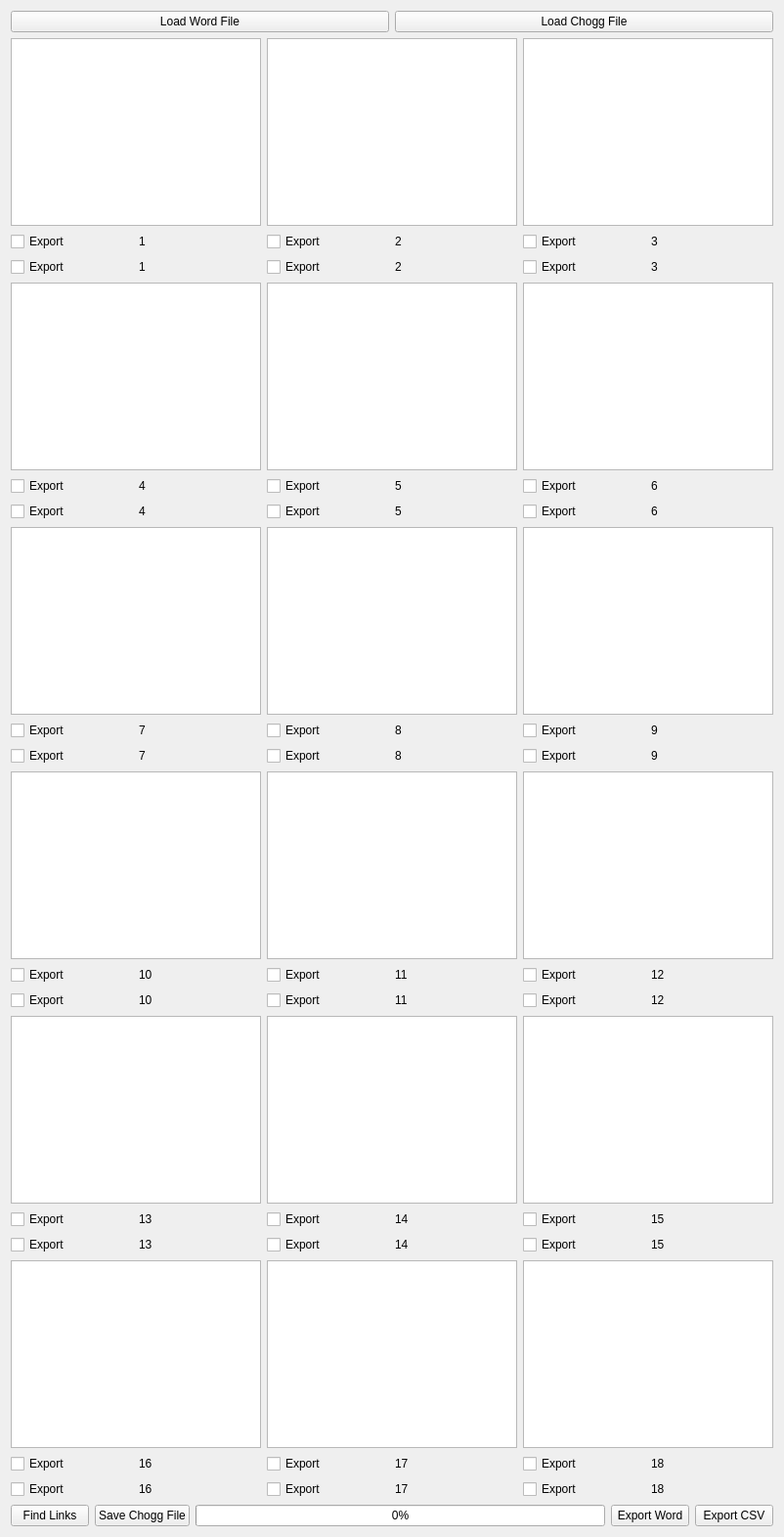
    <widget class="QWidget" name="tab_4">
     <attribute name="title">
      <string>Find Chogg Links</string>
     </attribute>
     <layout class="QGridLayout" name="gridLayout_20">
      <item row="0" column="0">
       <layout class="QVBoxLayout" name="verticalLayout">
        <item>
         <layout class="QHBoxLayout" name="horizontalLayout_2">
          <item>
           <widget class="QPushButton" name="loadWord">
            <property name="text">
             <string>Load Word File</string>
            </property>
           </widget>
          </item>
          <item>
           <widget class="QPushButton" name="loadChogg">
            <property name="text">
             <string>Load Chogg File</string>
            </property>
           </widget>
          </item>
         </layout>
        </item>
        <item>
         <layout class="QGridLayout" name="gridLayout_19">
          <item row="0" column="0">
           <layout class="QGridLayout" name="gridLayout">
            <item row="2" column="0">
             <widget class="QCheckBox" name="hypCheck1_1">
              <property name="text">
               <string>Export</string>
              </property>
             </widget>
            </item>
            <item row="1" column="0" colspan="2">
             <widget class="QTextEdit" name="question_1"/>
            </item>
            <item row="3" column="0">
             <widget class="QCheckBox" name="hypeCheck2_1">
              <property name="text">
               <string>Export</string>
              </property>
             </widget>
            </item>
            <item row="3" column="1">
             <widget class="QLabel" name="hyperlink2_1">
              <property name="text">
               <string>1</string>
              </property>
             </widget>
            </item>
            <item row="2" column="1">
             <widget class="QLabel" name="hyperlink1_1">
              <property name="text">
               <string>1</string>
              </property>
             </widget>
            </item>
           </layout>
          </item>
          <item row="0" column="1">
           <layout class="QGridLayout" name="gridLayout_2">
            <item row="0" column="0" colspan="2">
             <widget class="QTextEdit" name="question_2"/>
            </item>
            <item row="1" column="0">
             <widget class="QCheckBox" name="hypCheck1_2">
              <property name="text">
               <string>Export</string>
              </property>
             </widget>
            </item>
            <item row="1" column="1">
             <widget class="QLabel" name="hyperlink1_2">
              <property name="text">
               <string>2</string>
              </property>
             </widget>
            </item>
            <item row="2" column="0">
             <widget class="QCheckBox" name="hypeCheck2_2">
              <property name="text">
               <string>Export</string>
              </property>
             </widget>
            </item>
            <item row="2" column="1">
             <widget class="QLabel" name="hyperlink2_2">
              <property name="text">
               <string>2</string>
              </property>
             </widget>
            </item>
           </layout>
          </item>
          <item row="0" column="2">
           <layout class="QGridLayout" name="gridLayout_3">
            <item row="0" column="0" colspan="2">
             <widget class="QTextEdit" name="question_3"/>
            </item>
            <item row="1" column="0">
             <widget class="QCheckBox" name="hypCheck1_3">
              <property name="text">
               <string>Export</string>
              </property>
             </widget>
            </item>
            <item row="1" column="1">
             <widget class="QLabel" name="hyperlink1_3">
              <property name="text">
               <string>3</string>
              </property>
             </widget>
            </item>
            <item row="2" column="0">
             <widget class="QCheckBox" name="hypeCheck2_3">
              <property name="text">
               <string>Export</string>
              </property>
             </widget>
            </item>
            <item row="2" column="1">
             <widget class="QLabel" name="hyperlink2_3">
              <property name="text">
               <string>3</string>
              </property>
             </widget>
            </item>
           </layout>
          </item>
          <item row="1" column="0">
           <layout class="QGridLayout" name="gridLayout_4">
            <item row="0" column="0" colspan="2">
             <widget class="QTextEdit" name="question_4"/>
            </item>
            <item row="1" column="0">
             <widget class="QCheckBox" name="hypCheck1_4">
              <property name="text">
               <string>Export</string>
              </property>
             </widget>
            </item>
            <item row="1" column="1">
             <widget class="QLabel" name="hyperlink1_4">
              <property name="text">
               <string>4</string>
              </property>
             </widget>
            </item>
            <item row="2" column="0">
             <widget class="QCheckBox" name="hypeCheck2_4">
              <property name="text">
               <string>Export</string>
              </property>
             </widget>
            </item>
            <item row="2" column="1">
             <widget class="QLabel" name="hyperlink2_4">
              <property name="text">
               <string>4</string>
              </property>
             </widget>
            </item>
           </layout>
          </item>
          <item row="1" column="1">
           <layout class="QGridLayout" name="gridLayout_5">
            <item row="0" column="0" colspan="2">
             <widget class="QTextEdit" name="question_5"/>
            </item>
            <item row="1" column="0">
             <widget class="QCheckBox" name="hypCheck1_5">
              <property name="text">
               <string>Export</string>
              </property>
             </widget>
            </item>
            <item row="1" column="1">
             <widget class="QLabel" name="hyperlink1_5">
              <property name="text">
               <string>5</string>
              </property>
             </widget>
            </item>
            <item row="2" column="0">
             <widget class="QCheckBox" name="hypeCheck2_5">
              <property name="text">
               <string>Export</string>
              </property>
             </widget>
            </item>
            <item row="2" column="1">
             <widget class="QLabel" name="hyperlink2_5">
              <property name="text">
               <string>5</string>
              </property>
             </widget>
            </item>
           </layout>
          </item>
          <item row="1" column="2">
           <layout class="QGridLayout" name="gridLayout_6">
            <item row="0" column="0" colspan="2">
             <widget class="QTextEdit" name="question_6"/>
            </item>
            <item row="1" column="0">
             <widget class="QCheckBox" name="hypCheck1_6">
              <property name="text">
               <string>Export</string>
              </property>
             </widget>
            </item>
            <item row="1" column="1">
             <widget class="QLabel" name="hyperlink1_6">
              <property name="text">
               <string>6</string>
              </property>
             </widget>
            </item>
            <item row="2" column="0">
             <widget class="QCheckBox" name="hypeCheck2_6">
              <property name="text">
               <string>Export</string>
              </property>
             </widget>
            </item>
            <item row="2" column="1">
             <widget class="QLabel" name="hyperlink2_6">
              <property name="text">
               <string>6</string>
              </property>
             </widget>
            </item>
           </layout>
          </item>
          <item row="2" column="0">
           <layout class="QGridLayout" name="gridLayout_7">
            <item row="0" column="0" colspan="2">
             <widget class="QTextEdit" name="question_7"/>
            </item>
            <item row="1" column="0">
             <widget class="QCheckBox" name="hypCheck1_7">
              <property name="text">
               <string>Export</string>
              </property>
             </widget>
            </item>
            <item row="1" column="1">
             <widget class="QLabel" name="hyperlink1_7">
              <property name="text">
               <string>7</string>
              </property>
             </widget>
            </item>
            <item row="2" column="0">
             <widget class="QCheckBox" name="hypeCheck2_7">
              <property name="text">
               <string>Export</string>
              </property>
             </widget>
            </item>
            <item row="2" column="1">
             <widget class="QLabel" name="hyperlink2_7">
              <property name="text">
               <string>7</string>
              </property>
             </widget>
            </item>
           </layout>
          </item>
          <item row="2" column="1">
           <layout class="QGridLayout" name="gridLayout_8">
            <item row="0" column="0" colspan="2">
             <widget class="QTextEdit" name="question_8"/>
            </item>
            <item row="1" column="0">
             <widget class="QCheckBox" name="hypCheck1_8">
              <property name="text">
               <string>Export</string>
              </property>
             </widget>
            </item>
            <item row="1" column="1">
             <widget class="QLabel" name="hyperlink1_8">
              <property name="text">
               <string>8</string>
              </property>
             </widget>
            </item>
            <item row="2" column="0">
             <widget class="QCheckBox" name="hypeCheck2_8">
              <property name="text">
               <string>Export</string>
              </property>
             </widget>
            </item>
            <item row="2" column="1">
             <widget class="QLabel" name="hyperlink2_8">
              <property name="text">
               <string>8</string>
              </property>
             </widget>
            </item>
           </layout>
          </item>
          <item row="2" column="2">
           <layout class="QGridLayout" name="gridLayout_9">
            <item row="0" column="0" colspan="2">
             <widget class="QTextEdit" name="question_9"/>
            </item>
            <item row="1" column="0">
             <widget class="QCheckBox" name="hypCheck1_9">
              <property name="text">
               <string>Export</string>
              </property>
             </widget>
            </item>
            <item row="1" column="1">
             <widget class="QLabel" name="hyperlink1_9">
              <property name="text">
               <string>9</string>
              </property>
             </widget>
            </item>
            <item row="2" column="0">
             <widget class="QCheckBox" name="hypeCheck2_9">
              <property name="text">
               <string>Export</string>
              </property>
             </widget>
            </item>
            <item row="2" column="1">
             <widget class="QLabel" name="hyperlink2_9">
              <property name="text">
               <string>9</string>
              </property>
             </widget>
            </item>
           </layout>
          </item>
          <item row="3" column="0">
           <layout class="QGridLayout" name="gridLayout_10">
            <item row="0" column="0" colspan="2">
             <widget class="QTextEdit" name="question_10"/>
            </item>
            <item row="1" column="0">
             <widget class="QCheckBox" name="hypCheck1_10">
              <property name="text">
               <string>Export</string>
              </property>
             </widget>
            </item>
            <item row="1" column="1">
             <widget class="QLabel" name="hyperlink1_10">
              <property name="text">
               <string>10</string>
              </property>
             </widget>
            </item>
            <item row="2" column="0">
             <widget class="QCheckBox" name="hypeCheck2_10">
              <property name="text">
               <string>Export</string>
              </property>
             </widget>
            </item>
            <item row="2" column="1">
             <widget class="QLabel" name="hyperlink2_10">
              <property name="text">
               <string>10</string>
              </property>
             </widget>
            </item>
           </layout>
          </item>
          <item row="3" column="1">
           <layout class="QGridLayout" name="gridLayout_11">
            <item row="0" column="0" colspan="2">
             <widget class="QTextEdit" name="question_11"/>
            </item>
            <item row="2" column="0">
             <widget class="QCheckBox" name="hypeCheck2_11">
              <property name="text">
               <string>Export</string>
              </property>
             </widget>
            </item>
            <item row="1" column="1">
             <widget class="QLabel" name="hyperlink1_11">
              <property name="text">
               <string>11</string>
              </property>
             </widget>
            </item>
            <item row="2" column="1">
             <widget class="QLabel" name="hyperlink2_11">
              <property name="text">
               <string>11</string>
              </property>
             </widget>
            </item>
            <item row="1" column="0">
             <widget class="QCheckBox" name="hypCheck1_11">
              <property name="text">
               <string>Export</string>
              </property>
             </widget>
            </item>
           </layout>
          </item>
          <item row="3" column="2">
           <layout class="QGridLayout" name="gridLayout_12">
            <item row="0" column="0" colspan="2">
             <widget class="QTextEdit" name="question_12"/>
            </item>
            <item row="1" column="0">
             <widget class="QCheckBox" name="hypCheck1_12">
              <property name="text">
               <string>Export</string>
              </property>
             </widget>
            </item>
            <item row="1" column="1">
             <widget class="QLabel" name="hyperlink1_12">
              <property name="text">
               <string>12</string>
              </property>
             </widget>
            </item>
            <item row="2" column="0">
             <widget class="QCheckBox" name="hypeCheck2_12">
              <property name="text">
               <string>Export</string>
              </property>
             </widget>
            </item>
            <item row="2" column="1">
             <widget class="QLabel" name="hyperlink2_12">
              <property name="text">
               <string>12</string>
              </property>
             </widget>
            </item>
           </layout>
          </item>
          <item row="4" column="0">
           <layout class="QGridLayout" name="gridLayout_13">
            <item row="0" column="0" colspan="2">
             <widget class="QTextEdit" name="question_13"/>
            </item>
            <item row="1" column="0">
             <widget class="QCheckBox" name="hypCheck1_13">
              <property name="text">
               <string>Export</string>
              </property>
             </widget>
            </item>
            <item row="1" column="1">
             <widget class="QLabel" name="hyperlink1_13">
              <property name="text">
               <string>13</string>
              </property>
             </widget>
            </item>
            <item row="2" column="0">
             <widget class="QCheckBox" name="hypeCheck2_13">
              <property name="text">
               <string>Export</string>
              </property>
             </widget>
            </item>
            <item row="2" column="1">
             <widget class="QLabel" name="hyperlink2_13">
              <property name="text">
               <string>13</string>
              </property>
             </widget>
            </item>
           </layout>
          </item>
          <item row="4" column="1">
           <layout class="QGridLayout" name="gridLayout_14">
            <item row="0" column="0" colspan="2">
             <widget class="QTextEdit" name="question_14"/>
            </item>
            <item row="1" column="0">
             <widget class="QCheckBox" name="hypCheck1_14">
              <property name="text">
               <string>Export</string>
              </property>
             </widget>
            </item>
            <item row="1" column="1">
             <widget class="QLabel" name="hyperlink1_14">
              <property name="text">
               <string>14</string>
              </property>
             </widget>
            </item>
            <item row="2" column="0">
             <widget class="QCheckBox" name="hypeCheck2_14">
              <property name="text">
               <string>Export</string>
              </property>
             </widget>
            </item>
            <item row="2" column="1">
             <widget class="QLabel" name="hyperlink2_14">
              <property name="text">
               <string>14</string>
              </property>
             </widget>
            </item>
           </layout>
          </item>
          <item row="4" column="2">
           <layout class="QGridLayout" name="gridLayout_15">
            <item row="0" column="0" colspan="2">
             <widget class="QTextEdit" name="question_15"/>
            </item>
            <item row="1" column="1">
             <widget class="QLabel" name="hyperlink1_15">
              <property name="text">
               <string>15</string>
              </property>
             </widget>
            </item>
            <item row="2" column="1">
             <widget class="QLabel" name="hyperlink2_15">
              <property name="text">
               <string>15</string>
              </property>
             </widget>
            </item>
            <item row="1" column="0">
             <widget class="QCheckBox" name="hypCheck1_15">
              <property name="text">
               <string>Export</string>
              </property>
             </widget>
            </item>
            <item row="2" column="0">
             <widget class="QCheckBox" name="hypeCheck2_15">
              <property name="text">
               <string>Export</string>
              </property>
             </widget>
            </item>
           </layout>
          </item>
          <item row="5" column="0">
           <layout class="QGridLayout" name="gridLayout_16">
            <item row="0" column="0" colspan="2">
             <widget class="QTextEdit" name="question_16"/>
            </item>
            <item row="1" column="0">
             <widget class="QCheckBox" name="hypCheck1_16">
              <property name="text">
               <string>Export</string>
              </property>
             </widget>
            </item>
            <item row="1" column="1">
             <widget class="QLabel" name="hyperlink1_16">
              <property name="text">
               <string>16</string>
              </property>
             </widget>
            </item>
            <item row="2" column="0">
             <widget class="QCheckBox" name="hypeCheck2_16">
              <property name="text">
               <string>Export</string>
              </property>
             </widget>
            </item>
            <item row="2" column="1">
             <widget class="QLabel" name="hyperlink2_16">
              <property name="text">
               <string>16</string>
              </property>
             </widget>
            </item>
           </layout>
          </item>
          <item row="5" column="1">
           <layout class="QGridLayout" name="gridLayout_17">
            <item row="0" column="0" colspan="2">
             <widget class="QTextEdit" name="question_17"/>
            </item>
            <item row="1" column="0">
             <widget class="QCheckBox" name="hypCheck1_17">
              <property name="text">
               <string>Export</string>
              </property>
             </widget>
            </item>
            <item row="1" column="1">
             <widget class="QLabel" name="hyperlink1_17">
              <property name="text">
               <string>17</string>
              </property>
             </widget>
            </item>
            <item row="2" column="0">
             <widget class="QCheckBox" name="hypeCheck2_17">
              <property name="text">
               <string>Export</string>
              </property>
             </widget>
            </item>
            <item row="2" column="1">
             <widget class="QLabel" name="hyperlink2_17">
              <property name="text">
               <string>17</string>
              </property>
             </widget>
            </item>
           </layout>
          </item>
          <item row="5" column="2">
           <layout class="QGridLayout" name="gridLayout_18">
            <item row="0" column="0" colspan="2">
             <widget class="QTextEdit" name="question_18"/>
            </item>
            <item row="1" column="0">
             <widget class="QCheckBox" name="hypCheck1_18">
              <property name="text">
               <string>Export</string>
              </property>
             </widget>
            </item>
            <item row="1" column="1">
             <widget class="QLabel" name="hyperlink1_18">
              <property name="text">
               <string>18</string>
              </property>
             </widget>
            </item>
            <item row="2" column="0">
             <widget class="QCheckBox" name="hypeCheck2_18">
              <property name="text">
               <string>Export</string>
              </property>
             </widget>
            </item>
            <item row="2" column="1">
             <widget class="QLabel" name="hyperlink2_18">
              <property name="text">
               <string>18</string>
              </property>
             </widget>
            </item>
           </layout>
          </item>
         </layout>
        </item>
        <item>
         <layout class="QHBoxLayout" name="horizontalLayout">
          <item>
           <widget class="QPushButton" name="findChoggs">
            <property name="text">
             <string>Find Links</string>
            </property>
           </widget>
          </item>
          <item>
           <widget class="QPushButton" name="save">
            <property name="text">
             <string>Save Chogg File</string>
            </property>
           </widget>
          </item>
          <item>
           <widget class="QProgressBar" name="progressBar">
            <property name="minimum">
             <number>1</number>
            </property>
            <property name="maximum">
             <number>18</number>
            </property>
            <property name="value">
             <number>1</number>
            </property>
           </widget>
          </item>
          <item>
           <widget class="QPushButton" name="exportHyperlinks">
            <property name="text">
             <string>Export Word</string>
            </property>
           </widget>
          </item>
          <item>
           <widget class="QPushButton" name="exportCSV">
            <property name="text">
             <string>Export CSV</string>
            </property>
           </widget>
          </item>
         </layout>
        </item>
       </layout>
      </item>
     </layout>
    </widget>
